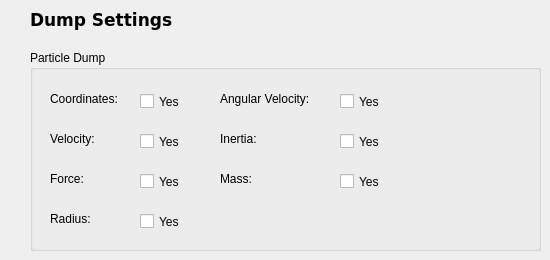
      <widget class="QWidget" name="page_7">
       <widget class="QLabel" name="label_23">
        <property name="geometry">
         <rect>
          <x>30</x>
          <y>10</y>
          <width>151</width>
          <height>21</height>
         </rect>
        </property>
        <property name="font">
         <font>
          <family>DejaVu Sans</family>
          <pointsize>13</pointsize>
          <weight>75</weight>
          <bold>true</bold>
         </font>
        </property>
        <property name="text">
         <string>Dump Settings</string>
        </property>
        <property name="textFormat">
         <enum>Qt::RichText</enum>
        </property>
       </widget>
       <widget class="QGroupBox" name="groupBox_6">
        <property name="geometry">
         <rect>
          <x>30</x>
          <y>50</y>
          <width>511</width>
          <height>201</height>
         </rect>
        </property>
        <property name="title">
         <string>Particle Dump</string>
        </property>
        <widget class="QLabel" name="label_112">
         <property name="geometry">
          <rect>
           <x>20</x>
           <y>40</y>
           <width>91</width>
           <height>17</height>
          </rect>
         </property>
         <property name="text">
          <string>Coordinates:</string>
         </property>
        </widget>
        <widget class="QLabel" name="label_113">
         <property name="geometry">
          <rect>
           <x>20</x>
           <y>80</y>
           <width>91</width>
           <height>17</height>
          </rect>
         </property>
         <property name="text">
          <string>Velocity:</string>
         </property>
        </widget>
        <widget class="QLabel" name="label_114">
         <property name="geometry">
          <rect>
           <x>20</x>
           <y>120</y>
           <width>91</width>
           <height>17</height>
          </rect>
         </property>
         <property name="text">
          <string>Force:</string>
         </property>
        </widget>
        <widget class="QLabel" name="label_115">
         <property name="geometry">
          <rect>
           <x>190</x>
           <y>40</y>
           <width>111</width>
           <height>17</height>
          </rect>
         </property>
         <property name="text">
          <string>Angular Velocity:</string>
         </property>
        </widget>
        <widget class="QLabel" name="label_116">
         <property name="geometry">
          <rect>
           <x>190</x>
           <y>80</y>
           <width>91</width>
           <height>17</height>
          </rect>
         </property>
         <property name="text">
          <string>Inertia:</string>
         </property>
        </widget>
        <widget class="QLabel" name="label_117">
         <property name="geometry">
          <rect>
           <x>190</x>
           <y>120</y>
           <width>91</width>
           <height>17</height>
          </rect>
         </property>
         <property name="text">
          <string>Mass:</string>
         </property>
        </widget>
        <widget class="QCheckBox" name="chk_coordinates">
         <property name="geometry">
          <rect>
           <x>110</x>
           <y>40</y>
           <width>82</width>
           <height>23</height>
          </rect>
         </property>
         <property name="text">
          <string>Yes</string>
         </property>
        </widget>
        <widget class="QCheckBox" name="chk_velocity">
         <property name="geometry">
          <rect>
           <x>110</x>
           <y>80</y>
           <width>82</width>
           <height>23</height>
          </rect>
         </property>
         <property name="text">
          <string>Yes</string>
         </property>
        </widget>
        <widget class="QCheckBox" name="chk_force">
         <property name="geometry">
          <rect>
           <x>110</x>
           <y>120</y>
           <width>82</width>
           <height>23</height>
          </rect>
         </property>
         <property name="text">
          <string>Yes</string>
         </property>
        </widget>
        <widget class="QCheckBox" name="chk_angularvelocity">
         <property name="geometry">
          <rect>
           <x>310</x>
           <y>40</y>
           <width>82</width>
           <height>23</height>
          </rect>
         </property>
         <property name="text">
          <string>Yes</string>
         </property>
        </widget>
        <widget class="QCheckBox" name="chk_inertia">
         <property name="geometry">
          <rect>
           <x>310</x>
           <y>80</y>
           <width>82</width>
           <height>23</height>
          </rect>
         </property>
         <property name="text">
          <string>Yes</string>
         </property>
        </widget>
        <widget class="QCheckBox" name="chk_mass">
         <property name="geometry">
          <rect>
           <x>310</x>
           <y>120</y>
           <width>82</width>
           <height>23</height>
          </rect>
         </property>
         <property name="text">
          <string>Yes</string>
         </property>
        </widget>
        <widget class="QCheckBox" name="chk_radius">
         <property name="geometry">
          <rect>
           <x>110</x>
           <y>160</y>
           <width>82</width>
           <height>23</height>
          </rect>
         </property>
         <property name="text">
          <string>Yes</string>
         </property>
        </widget>
        <widget class="QLabel" name="label_118">
         <property name="geometry">
          <rect>
           <x>20</x>
           <y>160</y>
           <width>91</width>
           <height>17</height>
          </rect>
         </property>
         <property name="text">
          <string>Radius:</string>
         </property>
        </widget>
       </widget>
      </widget>
